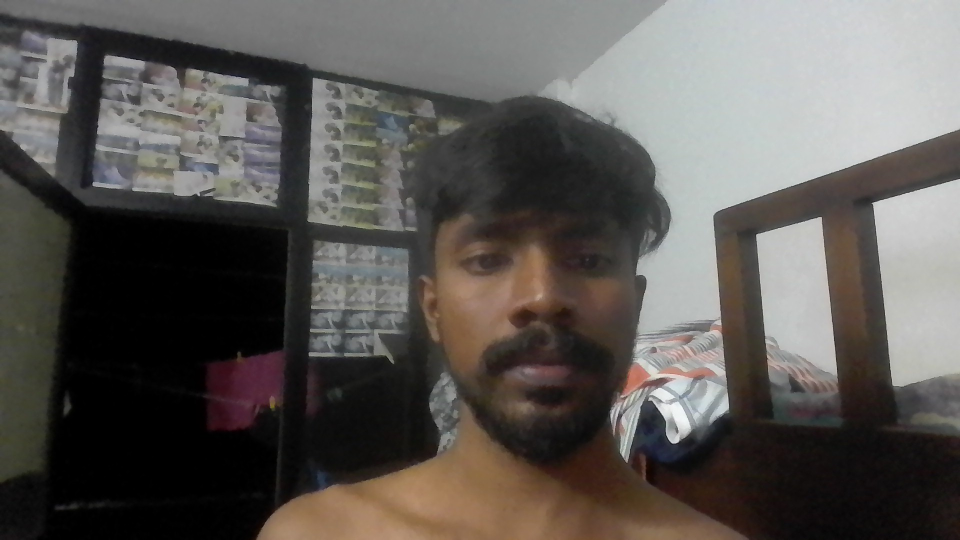
#> input picture ai/test/test.jpg, 1920 x 1080 px (shown at 1/2 size)
$ python -i utils.py   (imports and definitions only)
#> lines starting #> are read from the running program, lines starting #| are printed output that depends on the picture
#> further down, picture is the input picture: shape (1080, 1920, 3); mean B, G, R 84.6, 88.2, 91.9
import cv2
import numpy as np
import json
import os
import logging
from typing import Optional, Tuple, Union

# [78 lines left out: functions load_config, preprocess_image, not called in this run]

def detect_face(image: np.ndarray, min_face_size: Tuple[int, int] = (30, 30)) -> Optional[np.ndarray]:
    """
    Detect face in image using Haar cascades with multiple detection strategies

    Args:
        image: Input image as numpy array
        min_face_size: Minimum face size as (width, height)

    Returns:
        Detected face region as numpy array, or None if no face found

    Raises:
        ValueError: If input image is invalid
    """
#> called with min_face_size = (30, 30)
    if image is None or image.size == 0:
        raise ValueError("Invalid input image for face detection")

    # Initialize face cascade
    try:
        face_cascade = cv2.CascadeClassifier(
            cv2.data.haarcascades + 'haarcascade_frontalface_default.xml'
        )
    except Exception as e:
        raise ValueError(f"Failed to load face cascade classifier: {e}")

    # Convert to grayscale for detection
    if len(image.shape) == 3:
        gray = cv2.cvtColor(image, cv2.COLOR_BGR2GRAY)
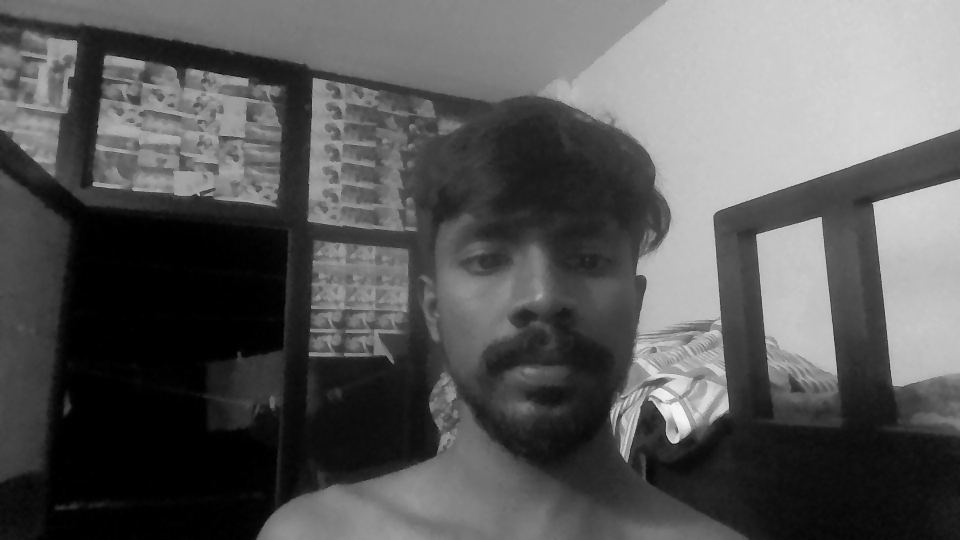
#> gray: shape (1080, 1920) (shown at 1/2 size); min 0, max 250, mean 88.9
    else:
        gray = image.copy()

    # Apply histogram equalization for better detection
    gray = cv2.equalizeHist(gray)
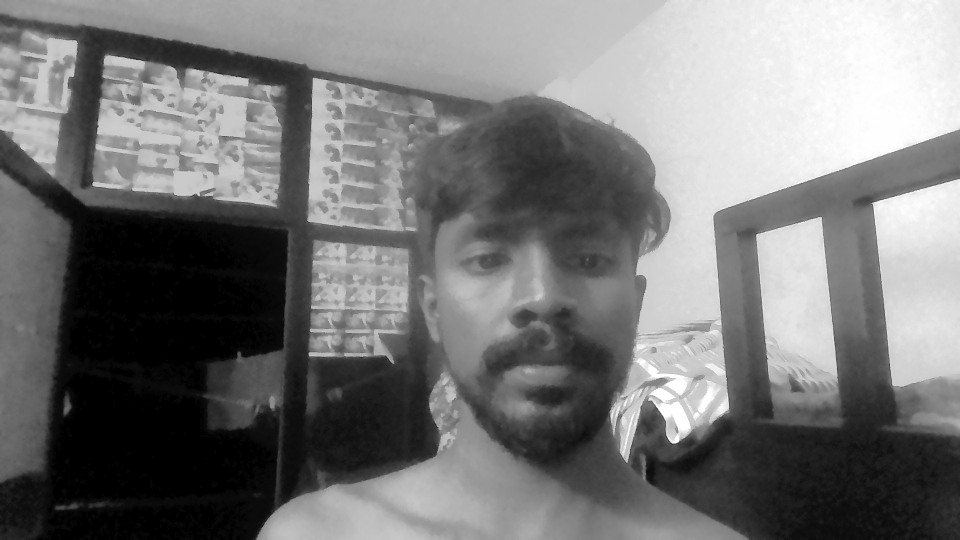
#> gray: shape (1080, 1920) (shown at 1/2 size); min 0, max 255, mean 118.5

    # Try multiple detection parameters for better accuracy
    detection_params = [
        {'scaleFactor': 1.1, 'minNeighbors': 5, 'minSize': min_face_size},
        {'scaleFactor': 1.2, 'minNeighbors': 4, 'minSize': min_face_size},
        {'scaleFactor': 1.3, 'minNeighbors': 3, 'minSize': min_face_size},
        {'scaleFactor': 1.1, 'minNeighbors': 3, 'minSize': min_face_size},
        {'scaleFactor': 1.05, 'minNeighbors': 6, 'minSize': min_face_size}
    ]

    best_face = None
    best_confidence = 0

    for params in detection_params:
        try:
            faces = face_cascade.detectMultiScale(gray, **params)

            if len(faces) > 0:
                # If multiple faces detected, choose the largest one
                if len(faces) > 1:
                    areas = [w * h for (x, y, w, h) in faces]
                    largest_face_idx = np.argmax(areas)
                    x, y, w, h = faces[largest_face_idx]
                else:
                    x, y, w, h = faces[0]

                # Calculate confidence based on face size and position
                face_area = w * h
                image_area = gray.shape[0] * gray.shape[1]
                area_ratio = face_area / image_area

                # Prefer faces that are not too small or too large
                if 0.01 < area_ratio < 0.8:
                    confidence = area_ratio * (1 - abs(0.3 - area_ratio))  # Peak at 30% of image

                    if confidence > best_confidence:
                        best_confidence = confidence
                        # Extract face region with some padding
                        padding = int(min(w, h) * 0.1)  # 10% padding
                        y1 = max(0, y - padding)
                        y2 = min(image.shape[0], y + h + padding)
                        x1 = max(0, x - padding)
                        x2 = min(image.shape[1], x + w + padding)

                        best_face = image[y1:y2, x1:x2]

        except Exception as e:
            logging.warning(f"Face detection failed with params {params}: {e}")
            continue
#> this loop made 5 passes
#> (x, y, w, h, face_area, area_ratio, confidence, best_confidence) on pass 1: (818, 309, 524, 524, 274576, 0.132, 0.11, 0.11)
#> (areas, largest_face_idx, x, y, w, h, face_area, area_ratio) on passes 4 to 5: ([3364, 3844, 4624, 274576], 3, 818, 309, 524, 524, 274576, 0.132), ([54756, 69169, 260100], 2, 827, 312, 510, 510, 260100, 0.125)
#> pass 1, in detect_face, `best_face = image[y1:y2, x1:x2]`:
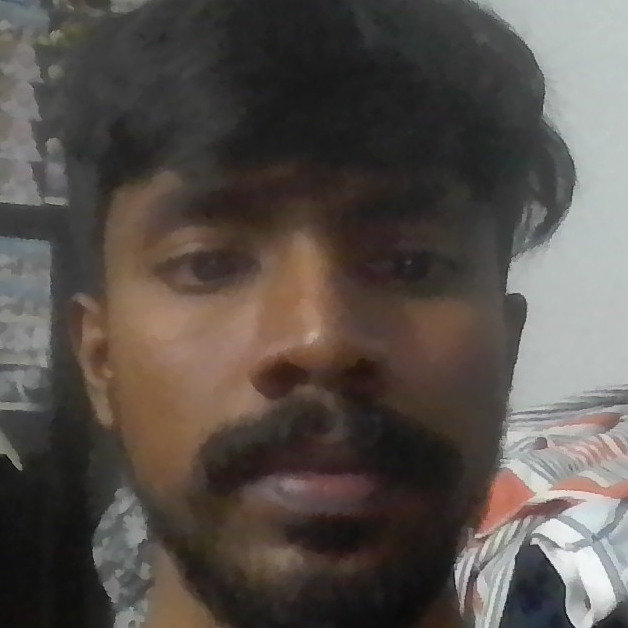
#> best_face: shape (628, 628, 3); mean B, G, R 75.3, 80.3, 87.1
#> after the loop, best_confidence = 0.11; padding = 52; x1 = 766; x2 = 1394; y1 = 257; y2 = 885

    if best_face is not None:
        # Additional quality checks
        if is_valid_face(best_face):
            return best_face

    return None

def is_valid_face(face_image: np.ndarray) -> bool:
    """
    Validate if detected face meets quality requirements

    Args:
        face_image: Detected face region

    Returns:
        True if face meets quality requirements, False otherwise
    """
    if face_image is None or face_image.size == 0:
        return False

    # Check minimum size
    if min(face_image.shape[:2]) < 50:
        return False

    # Check if image is too dark or too bright
    brightness = np.mean(face_image)
#> brightness = 80.91
    if brightness < 30 or brightness > 220:
        return False

    # Check for sufficient contrast
    gray_face = cv2.cvtColor(face_image, cv2.COLOR_BGR2GRAY) if len(face_image.shape) == 3 else face_image
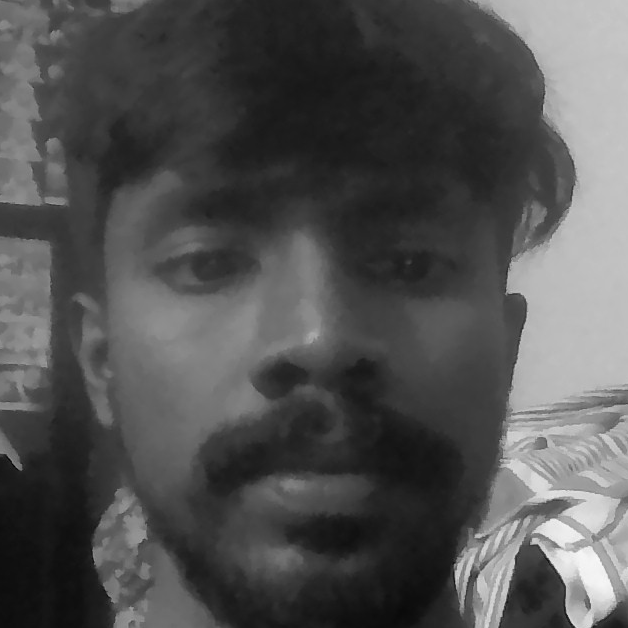
#> gray_face: shape (628, 628); min 1, max 250, mean 81.8
    contrast = np.std(gray_face)
#> contrast = 53.08
    if contrast < 20:  # Too low contrast
        return False

    return True

# [151 lines left out: functions compute_embedding, local_binary_pattern, cosine_similarity, not called in this run]

>>> import cv2
>>> picture = cv2.imread('../test/test.jpg')
>>> result = detect_face(picture)
